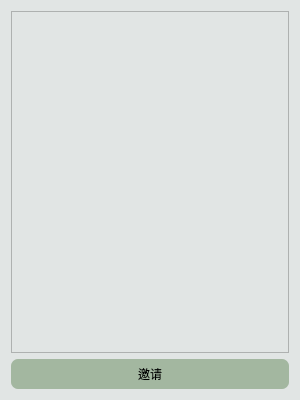
<?xml version="1.0" encoding="UTF-8"?>
<ui version="4.0">
 <class>Invite</class>
 <widget class="QWidget" name="Invite">
  <property name="geometry">
   <rect>
    <x>0</x>
    <y>0</y>
    <width>300</width>
    <height>400</height>
   </rect>
  </property>
  <property name="minimumSize">
   <size>
    <width>300</width>
    <height>400</height>
   </size>
  </property>
  <property name="maximumSize">
   <size>
    <width>300</width>
    <height>400</height>
   </size>
  </property>
  <property name="windowTitle">
   <string>Form</string>
  </property>
  <property name="styleSheet">
   <string notr="true">background-color:rgb(225, 229, 228);</string>
  </property>
  <layout class="QVBoxLayout" name="verticalLayout">
   <item>
    <widget class="QListWidget" name="listWidget"/>
   </item>
   <item>
    <widget class="QPushButton" name="inviteButton">
     <property name="minimumSize">
      <size>
       <width>0</width>
       <height>30</height>
      </size>
     </property>
     <property name="styleSheet">
      <string notr="true">background-color:rgb(163, 183, 160);
font: 11pt &quot;黑体&quot;;
border-radius:7px;</string>
     </property>
     <property name="text">
      <string>邀请</string>
     </property>
    </widget>
   </item>
  </layout>
 </widget>
 <resources/>
 <connections/>
</ui>
